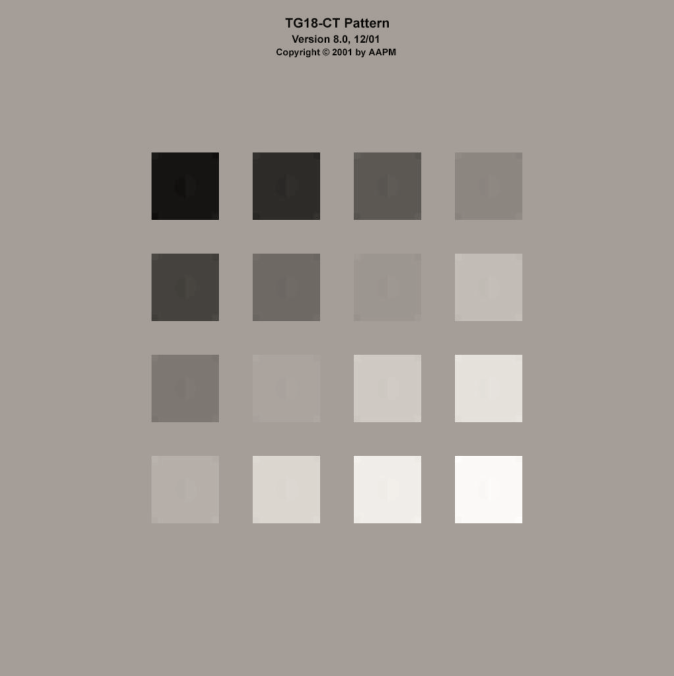
#> input picture backend/preprocessing/templates/tg18-ct.png, 1348 x 1352 px (shown at 1/2 size)
$ python -i screen_warp.py   (imports and definitions only)   (older library calls are emulated)
#> lines starting #> are read from the running program, lines starting #| are printed output that depends on the picture; after the words box and inside, x2 and y2 are one past the last pixel; in counts of white or black regions, pixels touching at a corner belong together
#> further down, picture is the input picture: shape (1352, 1348, 3); mean B, G, R 150.4, 156.2, 162.8
"""
Preprocessing ร่วม: quality check + screen detection + perspective warp
ดัดแปลงจาก Colab จริง (tg18_ct_preprocessing_edgeonly.py) — ใช้เป็นขั้นตอนร่วมก่อน extract
feature ของทุกการประเมิน (TG18-CT และ TG18-QC ทั้ง 3 แบบ) ไม่ใช่แค่ CT เท่านั้น

Pipeline:
  1. Quality check (focus measure = variance of Laplacian + mean intensity) —
     เบลอเกินไปหรือมืด/สว่างเกินไปให้ถ่ายใหม่
  2. Screen detection (Otsu threshold + largest contour) — หาไม่เจอให้ถ่ายใหม่
  3. Perspective correction (4-corner warp เป็น WARP_SIZE x WARP_SIZE) — warp ไม่ได้ให้ถ่ายใหม่

คืนภาพ grayscale ที่ warp ตรงขอบจอแล้ว ให้ feature_fn ของแต่ละเกณฑ์ใช้ต่อ
"""
import cv2
import numpy as np

WARP_SIZE = 2048

MIN_SCREEN_AREA_RATIO = 0.20  # พื้นที่ contour ของจอต้องอย่างน้อย 20% ของภาพ (เหมือนสคริปต์ต้นฉบับ)
EDGE_TOUCH_MARGIN_RATIO = 0.004  # contour ชิดขอบภาพ (small, work=1200) ในระยะนี้ถือว่าขอบจอถูกตัดออกนอกเฟรม

BLUR_VARIANCE_MIN = 60.0  # variance of Laplacian ต่ำกว่านี้ถือว่าภาพเบลอเกินไป
MEAN_INTENSITY_MIN = 15.0  # ค่าเฉลี่ยความสว่าง (0-255) ต่ำกว่านี้ถือว่ามืดเกินไป
MEAN_INTENSITY_MAX = 245.0  # ค่าเฉลี่ยความสว่างสูงกว่านี้ถือว่าสว่าง/overexposed เกินไป


class PreprocessError(Exception):
    """ภาพไม่ผ่านขั้นตอนใดขั้นตอนหนึ่ง — ข้อความไว้บอกผู้ใช้ให้ถ่ายภาพใหม่"""


# [18 lines left out: functions _quality_check, _order_corners, not called in this run]


def _detect_screen(img: np.ndarray, work: int = 1200):
    """คืน (corners, reason) — corners เป็น None ถ้าหาไม่ได้ (reason: 'not_found' หาโครงร่างจอไม่เจอ/เล็กเกินไป,
    'cut_off' เจอโครงร่างแต่ชิดขอบภาพ แปลว่าขอบจอบางด้านน่าจะถูกตัดออกนอกเฟรมไปจริง ๆ ไม่ได้แค่ตรวจไม่เจอ)"""
#> called with work = 1200
    h, w = img.shape[:2]
#> h = 1352; w = 1348
    scale = work / max(h, w)
#> scale = 0.888
    small = cv2.resize(img, None, fx=scale, fy=scale)
    gray = cv2.cvtColor(small, cv2.COLOR_BGR2GRAY)
    blur = cv2.GaussianBlur(gray, (5, 5), 0)
    _, th = cv2.threshold(blur, 0, 255, cv2.THRESH_BINARY + cv2.THRESH_OTSU)
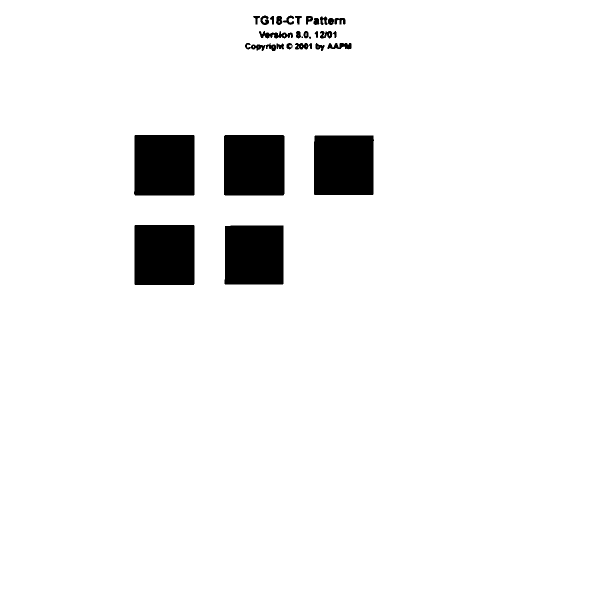
#> th: shape (1200, 1196) (shown at 1/2 size); 94.7% white; 32 black regions (2 under 20 px), largest, box (x1, y1, x2, y2) and area: (448, 270, 569, 391) 14629, (268, 270, 389, 391) 14521, (269, 450, 389, 570) 14395
    th = cv2.morphologyEx(th, cv2.MORPH_CLOSE, np.ones((9, 9), np.uint8))
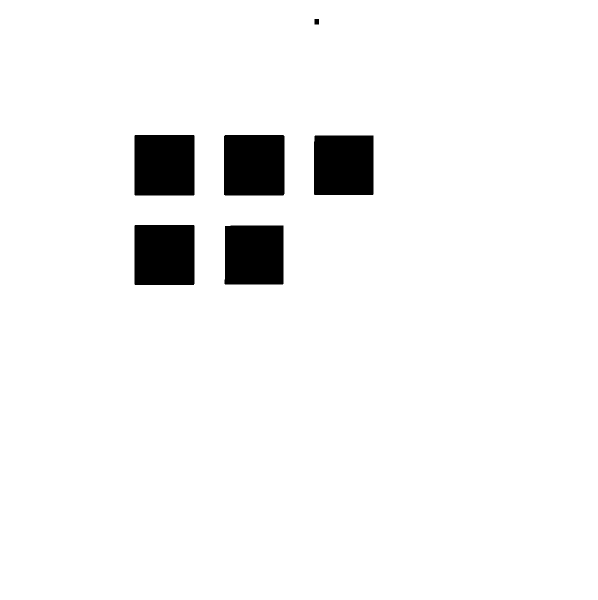
#> th: shape (1200, 1196) (shown at 1/2 size); 95% white; 6 black regions, box (x1, y1, x2, y2) and area: (448, 270, 569, 391) 14629, (269, 270, 389, 391) 14516, (269, 450, 389, 570) 14395, (628, 271, 747, 390) 14146, (449, 451, 567, 569) 13803, (629, 38, 638, 49) 99
    cnts, _ = cv2.findContours(th, cv2.RETR_EXTERNAL, cv2.CHAIN_APPROX_SIMPLE)
#> cnts = [[[0, 0], [0, 1199], [1195, 1199], [1195, 0]]]
    if not cnts:
        return None, "not_found"
    c = max(cnts, key=cv2.contourArea)
#> c = [[0, 0], [0, 1199], [1195, 1199], [1195, 0]]
    if cv2.contourArea(c) / (small.shape[0] * small.shape[1]) < MIN_SCREEN_AREA_RATIO:
        return None, "not_found"

    # โครงร่างที่เจอชิดขอบภาพเกินไป (บางด้านของจอน่าจะโดนตัดออกนอกเฟรม) — ถ้าปล่อยผ่านจะได้มุมที่ผิด
    # (ไล่ตามขอบภาพแทนขอบจอจริง) ทำให้ perspective warp บิดเบี้ยวผิดรูปโดยไม่มีการแจ้งเตือนใด ๆ
    sh, sw = small.shape[:2]
#> sh = 1200; sw = 1196
    margin_x = max(3, int(sw * EDGE_TOUCH_MARGIN_RATIO))
#> margin_x = 4
    margin_y = max(3, int(sh * EDGE_TOUCH_MARGIN_RATIO))
#> margin_y = 4
    x, y, box_w, box_h = cv2.boundingRect(c)
#> x = 0; y = 0; box_w = 1196; box_h = 1200
    if x <= margin_x or y <= margin_y or (x + box_w) >= sw - margin_x or (y + box_h) >= sh - margin_y:
        return None, "cut_off"

    peri = cv2.arcLength(c, True)
    approx = cv2.approxPolyDP(c, 0.02 * peri, True)
    pts = (
        approx.reshape(4, 2).astype(np.float32)
        if len(approx) == 4
        else cv2.boxPoints(cv2.minAreaRect(c)).astype(np.float32)
    )
    return _order_corners(pts) / scale, "ok"


# [28 lines left out: functions _correct_perspective, preprocess_screen, not called in this run]

>>> import cv2
>>> picture = cv2.imread('templates/tg18-ct.png')
>>> result = _detect_screen(picture)
